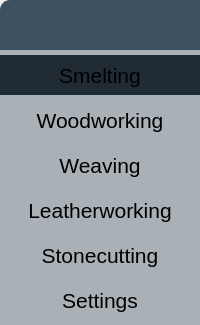
           <widget class="QWidget" name="menu_bar" native="true">
            <property name="sizePolicy">
             <sizepolicy hsizetype="Preferred" vsizetype="Preferred">
              <horstretch>0</horstretch>
              <verstretch>0</verstretch>
             </sizepolicy>
            </property>
            <property name="palette">
             <palette>
              <active/>
              <inactive/>
              <disabled/>
             </palette>
            </property>
            <property name="styleSheet">
             <string notr="true"/>
            </property>
            <layout class="QVBoxLayout" name="verticalLayout_4">
             <property name="spacing">
              <number>0</number>
             </property>
             <property name="leftMargin">
              <number>0</number>
             </property>
             <property name="topMargin">
              <number>0</number>
             </property>
             <property name="rightMargin">
              <number>0</number>
             </property>
             <property name="bottomMargin">
              <number>0</number>
             </property>
             <item alignment="Qt::AlignTop">
              <widget class="QWidget" name="menu_header" native="true">
               <property name="maximumSize">
                <size>
                 <width>16777215</width>
                 <height>50</height>
                </size>
               </property>
               <property name="styleSheet">
                <string notr="true">#menu_header {
background-color: rgb(61, 80, 95);
border-top-left-radius: 10px;
}</string>
               </property>
               <layout class="QHBoxLayout" name="horizontalLayout">
                <property name="spacing">
                 <number>0</number>
                </property>
                <property name="leftMargin">
                 <number>5</number>
                </property>
                <property name="topMargin">
                 <number>5</number>
                </property>
                <property name="rightMargin">
                 <number>5</number>
                </property>
                <property name="bottomMargin">
                 <number>5</number>
                </property>
                <item>
                 <widget class="QLabel" name="menu_header_label">
                  <property name="minimumSize">
                   <size>
                    <width>65</width>
                    <height>40</height>
                   </size>
                  </property>
                  <property name="maximumSize">
                   <size>
                    <width>65</width>
                    <height>40</height>
                   </size>
                  </property>
                  <property name="autoFillBackground">
                   <bool>false</bool>
                  </property>
                  <property name="styleSheet">
                   <string notr="true"/>
                  </property>
                  <property name="text">
                   <string/>
                  </property>
                  <property name="pixmap">
                   <pixmap resource="../market_manager.qrc">:/MarketManager/images/ui/menu_bar/icon.png</pixmap>
                  </property>
                  <property name="scaledContents">
                   <bool>true</bool>
                  </property>
                  <property name="margin">
                   <number>0</number>
                  </property>
                 </widget>
                </item>
               </layout>
              </widget>
             </item>
             <item>
              <widget class="QWidget" name="menu_buttons" native="true">
               <property name="styleSheet">
                <string notr="true">#menu_buttons {
background-color: rgba(61, 80, 95, 100);
}
#menu_buttons QToolButton {
border: none;
}
#menu_buttons QToolButton:hover {
background-color: rgba(33, 43, 51, 100);
}
#menu_buttons QToolButton:checked {
background-color: rgb(33, 43, 51);
}</string>
               </property>
               <layout class="QVBoxLayout" name="verticalLayout_5">
                <property name="spacing">
                 <number>5</number>
                </property>
                <property name="leftMargin">
                 <number>0</number>
                </property>
                <property name="topMargin">
                 <number>5</number>
                </property>
                <property name="rightMargin">
                 <number>0</number>
                </property>
                <property name="bottomMargin">
                 <number>5</number>
                </property>
                <item>
                 <widget class="QToolButton" name="smelting_button">
                  <property name="sizePolicy">
                   <sizepolicy hsizetype="Preferred" vsizetype="Fixed">
                    <horstretch>0</horstretch>
                    <verstretch>0</verstretch>
                   </sizepolicy>
                  </property>
                  <property name="minimumSize">
                   <size>
                    <width>80</width>
                    <height>40</height>
                   </size>
                  </property>
                  <property name="maximumSize">
                   <size>
                    <width>16777215</width>
                    <height>16777215</height>
                   </size>
                  </property>
                  <property name="baseSize">
                   <size>
                    <width>0</width>
                    <height>0</height>
                   </size>
                  </property>
                  <property name="font">
                   <font>
                    <pointsize>16</pointsize>
                    <bold>false</bold>
                   </font>
                  </property>
                  <property name="autoFillBackground">
                   <bool>false</bool>
                  </property>
                  <property name="styleSheet">
                   <string notr="true"/>
                  </property>
                  <property name="text">
                   <string>Smelting</string>
                  </property>
                  <property name="icon">
                   <iconset resource="../market_manager.qrc">
                    <normaloff>:/MarketManager/images/ui/menu_bar/smelting_off.png</normaloff>
                    <normalon>:/MarketManager/images/ui/menu_bar/smelting_on.png</normalon>:/MarketManager/images/ui/menu_bar/smelting_off.png</iconset>
                  </property>
                  <property name="iconSize">
                   <size>
                    <width>80</width>
                    <height>40</height>
                   </size>
                  </property>
                  <property name="checkable">
                   <bool>true</bool>
                  </property>
                  <property name="checked">
                   <bool>true</bool>
                  </property>
                  <property name="autoRepeat">
                   <bool>false</bool>
                  </property>
                  <property name="toolButtonStyle">
                   <enum>Qt::ToolButtonIconOnly</enum>
                  </property>
                  <property name="autoRaise">
                   <bool>false</bool>
                  </property>
                  <property name="arrowType">
                   <enum>Qt::NoArrow</enum>
                  </property>
                 </widget>
                </item>
                <item>
                 <widget class="QToolButton" name="woodworking_button">
                  <property name="sizePolicy">
                   <sizepolicy hsizetype="Preferred" vsizetype="Fixed">
                    <horstretch>0</horstretch>
                    <verstretch>0</verstretch>
                   </sizepolicy>
                  </property>
                  <property name="minimumSize">
                   <size>
                    <width>80</width>
                    <height>40</height>
                   </size>
                  </property>
                  <property name="maximumSize">
                   <size>
                    <width>16777215</width>
                    <height>16777215</height>
                   </size>
                  </property>
                  <property name="baseSize">
                   <size>
                    <width>0</width>
                    <height>0</height>
                   </size>
                  </property>
                  <property name="font">
                   <font>
                    <pointsize>16</pointsize>
                   </font>
                  </property>
                  <property name="styleSheet">
                   <string notr="true"/>
                  </property>
                  <property name="text">
                   <string>Woodworking</string>
                  </property>
                  <property name="icon">
                   <iconset resource="../market_manager.qrc">
                    <normaloff>:/MarketManager/images/ui/menu_bar/woodworking_off.png</normaloff>
                    <normalon>:/MarketManager/images/ui/menu_bar/woodworking_on.png</normalon>:/MarketManager/images/ui/menu_bar/woodworking_off.png</iconset>
                  </property>
                  <property name="iconSize">
                   <size>
                    <width>80</width>
                    <height>40</height>
                   </size>
                  </property>
                  <property name="checkable">
                   <bool>true</bool>
                  </property>
                  <property name="autoRepeat">
                   <bool>false</bool>
                  </property>
                  <property name="toolButtonStyle">
                   <enum>Qt::ToolButtonIconOnly</enum>
                  </property>
                 </widget>
                </item>
                <item>
                 <widget class="QToolButton" name="weaving_button">
                  <property name="sizePolicy">
                   <sizepolicy hsizetype="Preferred" vsizetype="Fixed">
                    <horstretch>0</horstretch>
                    <verstretch>0</verstretch>
                   </sizepolicy>
                  </property>
                  <property name="minimumSize">
                   <size>
                    <width>80</width>
                    <height>40</height>
                   </size>
                  </property>
                  <property name="maximumSize">
                   <size>
                    <width>16777215</width>
                    <height>16777215</height>
                   </size>
                  </property>
                  <property name="baseSize">
                   <size>
                    <width>0</width>
                    <height>0</height>
                   </size>
                  </property>
                  <property name="font">
                   <font>
                    <pointsize>16</pointsize>
                   </font>
                  </property>
                  <property name="styleSheet">
                   <string notr="true"/>
                  </property>
                  <property name="text">
                   <string>Weaving</string>
                  </property>
                  <property name="icon">
                   <iconset resource="../market_manager.qrc">
                    <normaloff>:/MarketManager/images/ui/menu_bar/weaving_off.png</normaloff>
                    <normalon>:/MarketManager/images/ui/menu_bar/weaving_on.png</normalon>:/MarketManager/images/ui/menu_bar/weaving_off.png</iconset>
                  </property>
                  <property name="iconSize">
                   <size>
                    <width>80</width>
                    <height>40</height>
                   </size>
                  </property>
                  <property name="checkable">
                   <bool>true</bool>
                  </property>
                  <property name="autoRepeat">
                   <bool>false</bool>
                  </property>
                  <property name="toolButtonStyle">
                   <enum>Qt::ToolButtonIconOnly</enum>
                  </property>
                 </widget>
                </item>
                <item>
                 <widget class="QToolButton" name="leatherworking_button">
                  <property name="sizePolicy">
                   <sizepolicy hsizetype="Preferred" vsizetype="Fixed">
                    <horstretch>0</horstretch>
                    <verstretch>0</verstretch>
                   </sizepolicy>
                  </property>
                  <property name="minimumSize">
                   <size>
                    <width>80</width>
                    <height>40</height>
                   </size>
                  </property>
                  <property name="maximumSize">
                   <size>
                    <width>16777215</width>
                    <height>16777215</height>
                   </size>
                  </property>
                  <property name="baseSize">
                   <size>
                    <width>0</width>
                    <height>0</height>
                   </size>
                  </property>
                  <property name="font">
                   <font>
                    <pointsize>16</pointsize>
                   </font>
                  </property>
                  <property name="styleSheet">
                   <string notr="true"/>
                  </property>
                  <property name="text">
                   <string>Leatherworking</string>
                  </property>
                  <property name="icon">
                   <iconset resource="../market_manager.qrc">
                    <normaloff>:/MarketManager/images/ui/menu_bar/leatherworking_off.png</normaloff>
                    <normalon>:/MarketManager/images/ui/menu_bar/leatherworking_on.png</normalon>:/MarketManager/images/ui/menu_bar/leatherworking_off.png</iconset>
                  </property>
                  <property name="iconSize">
                   <size>
                    <width>80</width>
                    <height>40</height>
                   </size>
                  </property>
                  <property name="checkable">
                   <bool>true</bool>
                  </property>
                  <property name="autoRepeat">
                   <bool>false</bool>
                  </property>
                  <property name="toolButtonStyle">
                   <enum>Qt::ToolButtonIconOnly</enum>
                  </property>
                 </widget>
                </item>
                <item>
                 <widget class="QToolButton" name="stonecutting_button">
                  <property name="sizePolicy">
                   <sizepolicy hsizetype="Preferred" vsizetype="Fixed">
                    <horstretch>0</horstretch>
                    <verstretch>0</verstretch>
                   </sizepolicy>
                  </property>
                  <property name="minimumSize">
                   <size>
                    <width>80</width>
                    <height>40</height>
                   </size>
                  </property>
                  <property name="maximumSize">
                   <size>
                    <width>16777215</width>
                    <height>16777215</height>
                   </size>
                  </property>
                  <property name="baseSize">
                   <size>
                    <width>0</width>
                    <height>0</height>
                   </size>
                  </property>
                  <property name="font">
                   <font>
                    <pointsize>16</pointsize>
                   </font>
                  </property>
                  <property name="layoutDirection">
                   <enum>Qt::LeftToRight</enum>
                  </property>
                  <property name="styleSheet">
                   <string notr="true"/>
                  </property>
                  <property name="inputMethodHints">
                   <set>Qt::ImhNone</set>
                  </property>
                  <property name="text">
                   <string>Stonecutting</string>
                  </property>
                  <property name="icon">
                   <iconset resource="../market_manager.qrc">
                    <normaloff>:/MarketManager/images/ui/menu_bar/stonecutting_off.png</normaloff>
                    <normalon>:/MarketManager/images/ui/menu_bar/stonecutting_on.png</normalon>:/MarketManager/images/ui/menu_bar/stonecutting_off.png</iconset>
                  </property>
                  <property name="iconSize">
                   <size>
                    <width>80</width>
                    <height>40</height>
                   </size>
                  </property>
                  <property name="checkable">
                   <bool>true</bool>
                  </property>
                  <property name="autoRepeat">
                   <bool>false</bool>
                  </property>
                  <property name="toolButtonStyle">
                   <enum>Qt::ToolButtonIconOnly</enum>
                  </property>
                 </widget>
                </item>
                <item>
                 <spacer name="menu_buttons_spacer">
                  <property name="orientation">
                   <enum>Qt::Vertical</enum>
                  </property>
                  <property name="sizeType">
                   <enum>QSizePolicy::Expanding</enum>
                  </property>
                  <property name="sizeHint" stdset="0">
                   <size>
                    <width>20</width>
                    <height>0</height>
                   </size>
                  </property>
                 </spacer>
                </item>
                <item>
                 <widget class="QToolButton" name="settings_button">
                  <property name="sizePolicy">
                   <sizepolicy hsizetype="Preferred" vsizetype="Fixed">
                    <horstretch>0</horstretch>
                    <verstretch>0</verstretch>
                   </sizepolicy>
                  </property>
                  <property name="minimumSize">
                   <size>
                    <width>80</width>
                    <height>40</height>
                   </size>
                  </property>
                  <property name="maximumSize">
                   <size>
                    <width>16777215</width>
                    <height>16777215</height>
                   </size>
                  </property>
                  <property name="baseSize">
                   <size>
                    <width>0</width>
                    <height>0</height>
                   </size>
                  </property>
                  <property name="font">
                   <font>
                    <pointsize>16</pointsize>
                   </font>
                  </property>
                  <property name="styleSheet">
                   <string notr="true"/>
                  </property>
                  <property name="text">
                   <string>Settings</string>
                  </property>
                  <property name="icon">
                   <iconset resource="../market_manager.qrc">
                    <normaloff>:/MarketManager/images/ui/menu_bar/settings.png</normaloff>:/MarketManager/images/ui/menu_bar/settings.png</iconset>
                  </property>
                  <property name="iconSize">
                   <size>
                    <width>80</width>
                    <height>40</height>
                   </size>
                  </property>
                  <property name="checkable">
                   <bool>true</bool>
                  </property>
                  <property name="checked">
                   <bool>false</bool>
                  </property>
                  <property name="autoRepeat">
                   <bool>false</bool>
                  </property>
                  <property name="toolButtonStyle">
                   <enum>Qt::ToolButtonIconOnly</enum>
                  </property>
                 </widget>
                </item>
               </layout>
              </widget>
             </item>
            </layout>
           </widget>
